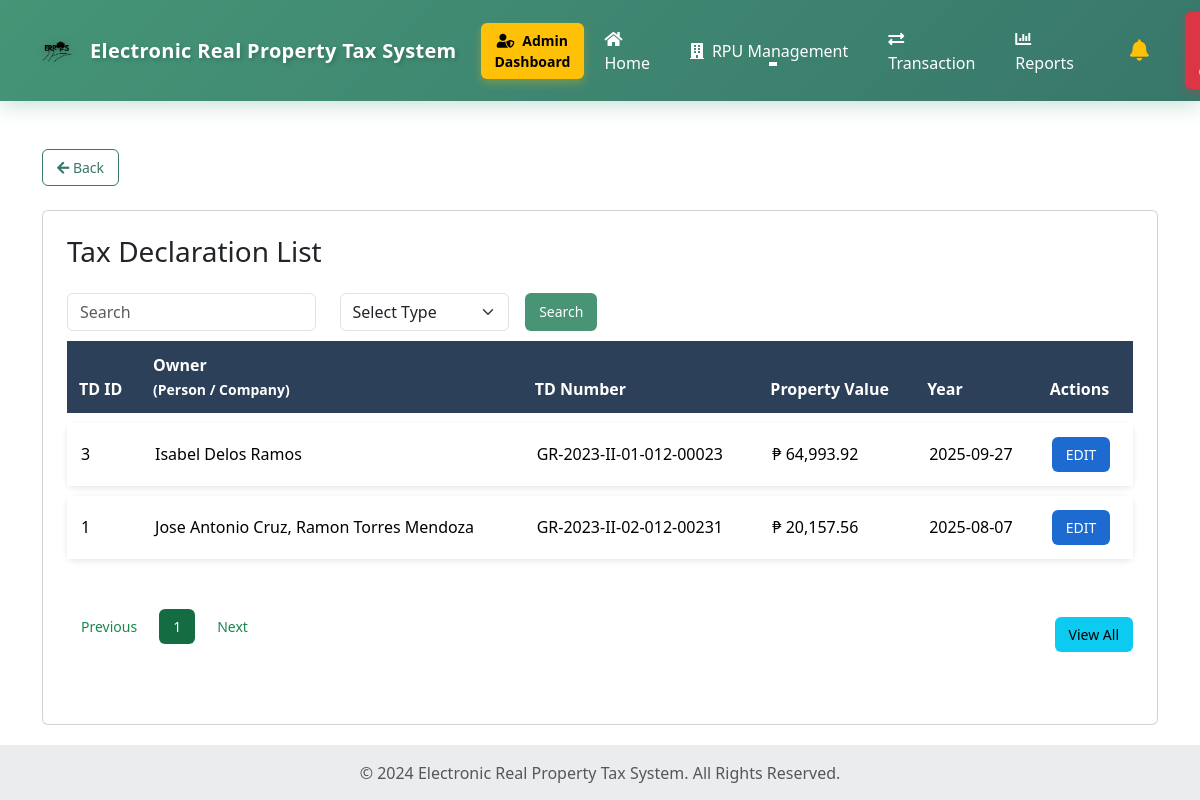
Before: /Tax-Declaration-List.php (signed in) with the older database file.
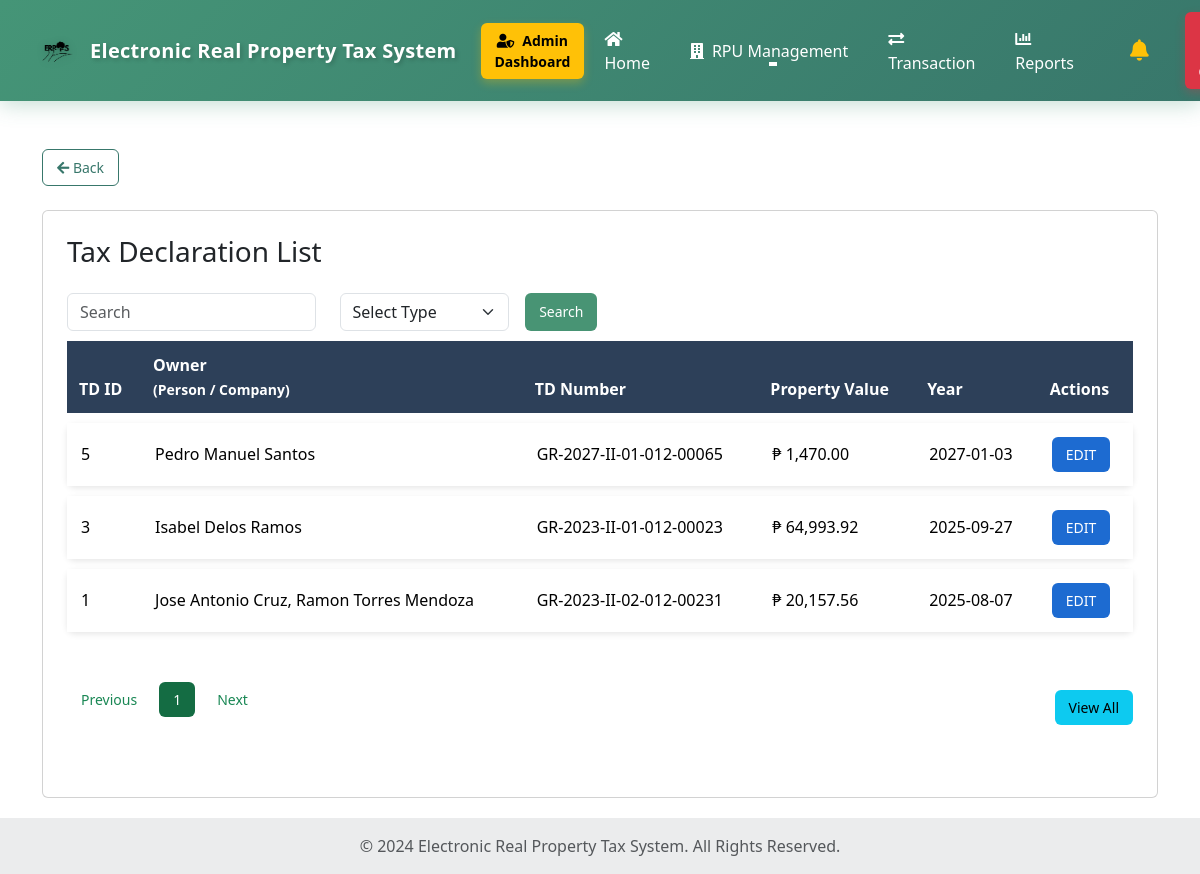
After: the same page with the newer database file.
### tables this page shows
CREATE TABLE `rpu_dec` (
  `dec_id` int(10) NOT NULL,
  `arp_no` varchar(150) NOT NULL,
  `pro_assess` varchar(250) NOT NULL,
  `pro_date` date NOT NULL,
  `mun_assess` varchar(250) NOT NULL,
  `mun_date` date NOT NULL,
  `td_cancel` int(30) NOT NULL,
  `previous_pin` int(30) NOT NULL,
  `tax_year` date NOT NULL,
  `entered_by` int(30) NOT NULL,
  `entered_year` date NOT NULL,
  `prev_own` varchar(250) NOT NULL,
  `prev_assess` decimal(10,2) NOT NULL,
  `faas_id` int(11) DEFAULT NULL,
  `total_property_value` decimal(15,2) NOT NULL
);

### Tax-Declaration-List.php (the view, shortened to what this page needs)
<?php
$conn = Database::getInstance();
$sql = "SELECT
    r.dec_id,
    r.arp_no,
    r.total_property_value,
    r.tax_year,
    f.faas_id,
    f.pro_id AS p_id,
    GROUP_CONCAT(DISTINCT CONCAT(o.own_fname, ' ', o.own_mname, ' ', o.own_surname) SEPARATOR ', ') AS owner_names
  FROM rpu_dec r
  JOIN faas f ON r.faas_id = f.faas_id  -- CHANGED from LEFT JOIN to JOIN
  LEFT JOIN propertyowner po
    ON po.property_id = f.pro_id
   AND po.is_retained = 1
  LEFT JOIN owners_tb o ON o.own_id = po.owner_id
  WHERE f.faas_id IS NOT NULL
  GROUP BY r.dec_id, f.faas_id, f.pro_id
  ORDER BY r.dec_id DESC
";
$result = $conn->query($sql);
?>
<!doctype html>
<html lang="en">
<head>
  <link rel="stylesheet" href="https://cdnjs.cloudflare.com/ajax/libs/font-awesome/5.15.4/css/all.min.css">
  <link href="https://cdn.jsdelivr.net/npm/bootstrap@5.3.2/dist/css/bootstrap.min.css" rel="stylesheet">
  <link rel="stylesheet" href="main_layout.css">
  <link rel="stylesheet" href="header.css">
  <link rel="stylesheet" href="Tax-Declaration-List.css">
</head>
<body>
  <?php include 'header.php'; ?>
  <section class="container mt-5">
    <div class="mb-4 d-flex justify-content-start">
      <a href="Home.php" class="btn btn-outline-secondary btn-sm">
        <i class="fas fa-arrow-left"></i> Back
      </a>
    </div>
    <div class="card p-4">
      <h3 class="mb-4">Tax Declaration List</h3>
      <div class="form-row mb-4">
        <div class="row mb-4 align-items-center">
          <div class="col-12 col-md-6 col-lg-3 mb-2 mb-md-0">
            <input type="text" class="form-control" id="searchInput" placeholder="Search" onkeyup="filterTable()">
          </div>
          <div class="col-10 col-sm-6 col-md-4 col-lg-4 mb-2 mb-md-0">
            <div class="d-flex">
              <select class="form-select me-3 w-50" id="propertyType" name="propertyType">
                <option value="" disabled selected hidden>Select Type</option>
              </select>
              <button type="button" class="btn btn-success" onclick="filterTable()">Search</button>
            </div>
          </div>
          <div class="table-responsive">
            <table class="table table-bordered text-start modern-table" id="dataTable">
              <thead>
                <tr>
                  <th>TD ID</th>
                  <th>Owner<br><small>(Person / Company)</small></th>
                  <th>TD Number</th>
                  <th>Property Value</th>
                  <th>Year</th>
                  <th>Actions</th>
                </tr>
              </thead>
              <tbody>
                <?php
                if ($result && $result->num_rows > 0) {
                  while ($row = $result->fetch_assoc()) {
                    $dec_id = $row['dec_id'];
                    $p_id = $row['p_id'];
                    $owner_names = $row['owner_names'] ?? '';
                    $owner_display = trim($owner_names) !== '' ? $owner_names : 'None';
                    $rowClass = empty($p_id) ? 'table-secondary' : '';
                    echo "<tr class='{$rowClass}'>";
                    echo "<td>" . htmlspecialchars($dec_id) . "</td>";
                    echo "<td>" . htmlspecialchars($owner_display) . "</td>";
                    echo "<td>" . htmlspecialchars($row['arp_no']) . "</td>";
                    echo "<td>₱ " . number_format($row['total_property_value'], 2) . "</td>";
                    echo "<td>" . htmlspecialchars($row['tax_year']) . "</td>";
                    if (!empty($p_id)) {
                      echo "<td><a href='FAAS.php?id={$p_id}' class='btn btn-primary btn-sm'>EDIT</a></td>";
                    } else {
                      echo "<td><span class='text-muted'>No Property</span></td>";
                    }
                    echo "</tr>";
                  }
                } else {
                  echo "<tr><td colspan='6' class='text-center'>No records found.</td></tr>";
                }
                ?>
              </tbody>
            </table>
          </div>
          <div class="d-flex justify-content-between align-items-center mt-3">
            <div class="pagination-controls d-flex align-items-center">
              <button class="btn btn-outline-success me-2" id="prevPage">Previous</button>
              <button class="btn btn-success me-2 active" id="currentPage">1</button>
              <button class="btn btn-outline-success" id="nextPage">Next</button>
            </div>
            <div class="view-all-container d-flex mt-3">
              <div class="ml-auto">
                <button type="button" class="btn btn-info" data-bs-toggle="modal" data-bs-target="#viewAllModal">
                  View All
                </button>
              </div>
            </div>
          </div>
        </div>
  </section>
  <footer class="bg-body-tertiary text-center text-lg-start mt-auto">
    <div class="text-center p-3" style="background-color: rgba(0, 0, 0, 0.05);">
      <span class="text-muted">© 2024 Electronic Real Property Tax System. All Rights Reserved.</span>
    </div>
  </footer>
</body>
</html>

Changed rows visible on the page:
added rpu_dec: dec_id "5", owner_display "Pedro Manuel Santos", arp_no "GR-2027-II-01-012-00065", total_property_value "1,470.00", tax_year "2027-01-03"
